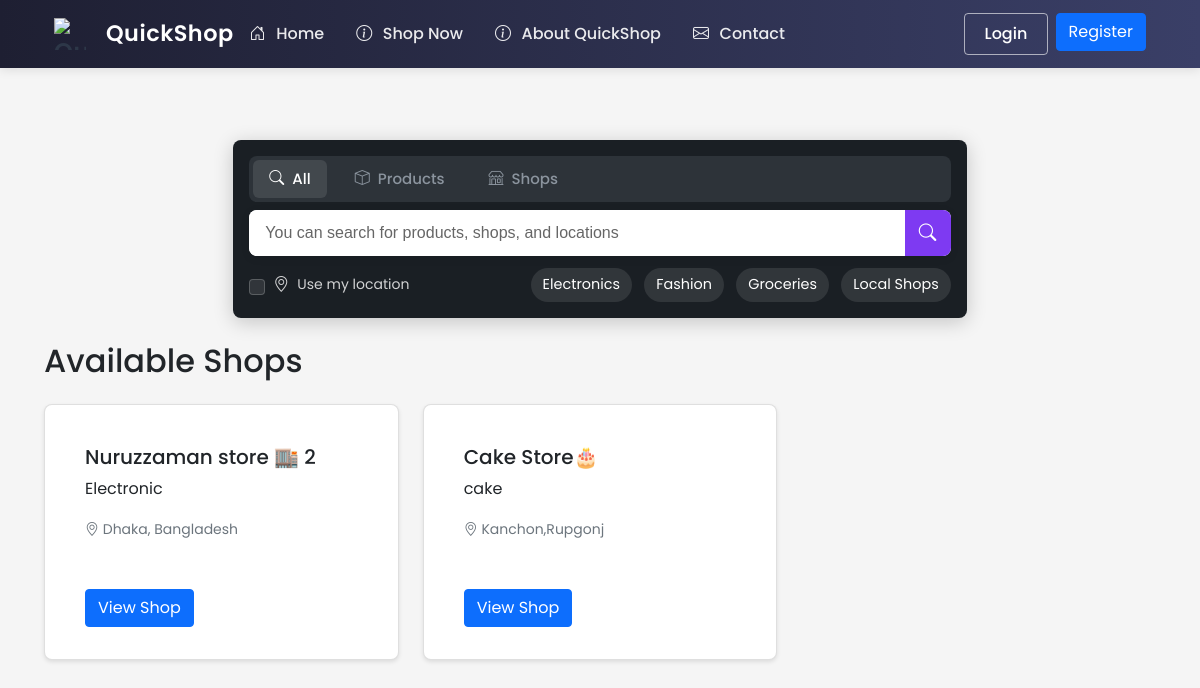
Page /shop/ on the earlier database version.
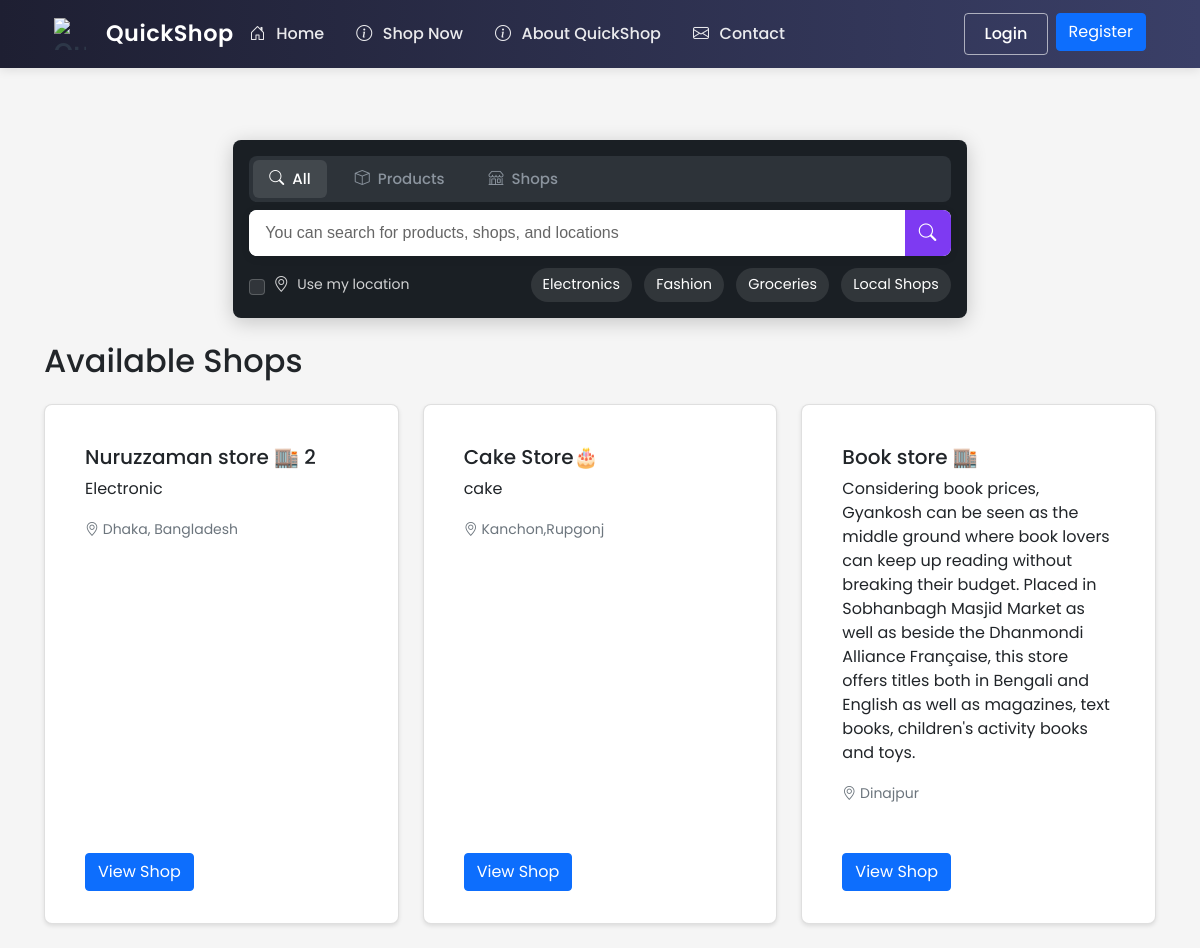
Same page on the later database version.
### ecommerce/models/shop.py (models this page shows, shortened)
class Shop(db.Model):
    id = db.Column(db.Integer, primary_key=True)
    name = db.Column(db.String(100), nullable=False)
    description = db.Column(db.Text)
    about = db.Column(db.Text)  # New field for shop-specific About content
    owner_id = db.Column(db.Integer, db.ForeignKey('user.id'), nullable=False)
    location_lat = db.Column(db.Float, nullable=True)
    location_lng = db.Column(db.Float, nullable=True)
    address = db.Column(db.String(200), nullable=True)
    approval_status = db.Column(db.String(20), server_default='pending')  # pending, approved, rejected
    images = db.relationship('Image', lazy=True,
                           foreign_keys='Image.shop_id',
                           cascade="all, delete-orphan",
                           backref=db.backref('shop_ref', lazy=True))
    phone = db.Column(db.String(20))
    email = db.Column(db.String(120))
    website = db.Column(db.String(200))
    business_hours = db.Column(db.Text)  # Stored as JSON string
    created_at = db.Column(db.DateTime, default=datetime.utcnow)
    is_active = db.Column(db.Boolean, default=False)  # Only true after approval
    products = db.relationship('Product', backref='shop', lazy=True)

### ecommerce/routes/shop.py (the view)
@shop_bp.route('/')
def index():
    shops = Shop.query.filter_by(is_active=True, approval_status='approved').all()
    return render_template('shop/index.html', shops=shops)

### ecommerce/templates/shop/index.html (shortened to what this page needs)
{% extends "base.html" %}
{% block content %}
<div class="container mt-4">
    <div class="row mb-4">
        <div class="col-md-8 mx-auto">
            {% with search_type='all' %}
            {% include 'includes/search_box.html' %}
            {% endwith %}
        </div>
    </div>
    <h2 class="mb-4">Available Shops</h2>
    <div class="row">
        {% for shop in shops %}
            <div class="col-md-4 mb-4">
                <div class="card h-100">
                    <div class="card-body">
                        <h5 class="card-title">{{ shop.name }}</h5>
                        <p class="card-text">{{ shop.description }}</p>
                        <p class="card-text">
                            <small class="text-muted">
                                <i class="bi bi-geo-alt"></i> {{ shop.address }}
                            </small>
                        </p>
                    </div>
                    <div class="card-footer bg-transparent border-top-0">
                        <a href="{{ url_for('shop.view', shop_id=shop.id) }}" class="btn btn-primary">
                            View Shop
                        </a>
                    </div>
                </div>
            </div>
        {% else %}
            <div class="col-12 text-center">
                <div class="alert alert-info">
                    No shops available at the moment.
                </div>
            </div>
        {% endfor %}
    </div>
</div>
{% endblock %}

Differences in the rows shown:
added Shop: name "Book store 🏬", description "Considering book prices, Gyankosh can be seen as the middle ground where book lovers can keep up reading without breaking their budget. Placed in Sobhanbagh Masjid Market as well as beside the Dhanmondi Alliance Française, this store offers titles both in Bengali and English as well as magazines, text books, children's activity books and toys.", address "Dinajpur"
